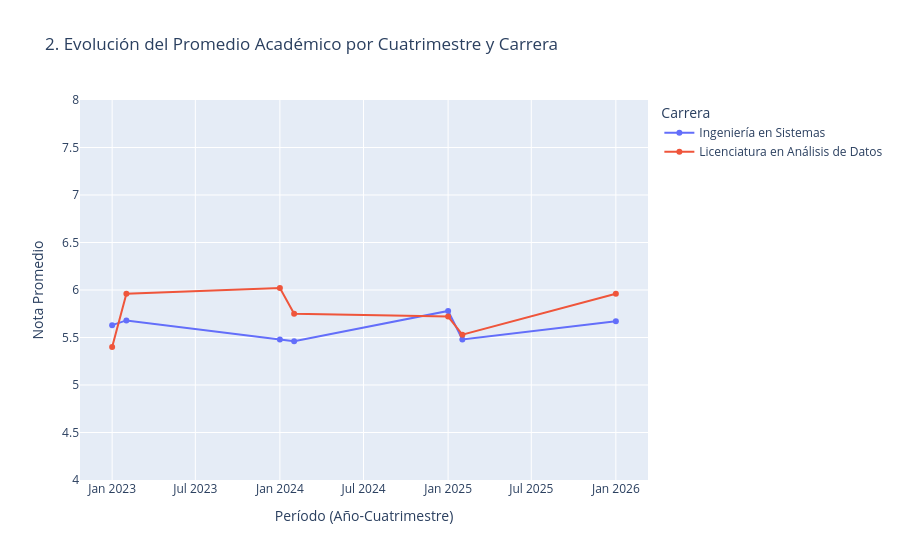

Notebook code cell kept with this figure:
### Markdown cell above
Gráfico 2 — Líneas de Evolución del Promedio por Cuatrimestre

### Code cell
df_linea = (
    df_evolucion.groupby(["periodo_inscripcion", "nombre_carrera"], as_index=False)
    .agg(promedio_cuatrimestral=("promedio_cuatrimestral", "mean"))
    .sort_values("periodo_inscripcion")
)
df_linea["promedio_cuatrimestral"] = df_linea["promedio_cuatrimestral"].round(2)

fig2 = px.line(
    df_linea,
    x="periodo_inscripcion",
    y="promedio_cuatrimestral",
    color="nombre_carrera",
    markers=True,
    title="2. Evolución del Promedio Académico por Cuatrimestre y Carrera",
    labels={"periodo_inscripcion": "Período (Año-Cuatrimestre)", "promedio_cuatrimestral": "Nota Promedio", "nombre_carrera": "Carrera"}
)
fig2.update_yaxes(range=[4, 8])
fig2.show()

### Figure 1 — Plotly figure (JSON) as saved in the notebook; plotly's stock layout.template omitted (floating-point values rounded to 4 significant figures)
{"data": [{"hovertemplate": "Carrera=Ingeniería en Sistemas<br>Período (Año-Cuatrimestre)=%{x}<br>Nota Promedio=%{y}<extra></extra>", "legendgroup": "Ingeniería en Sistemas", "line": {"color": "#636efa", "dash": "solid"}, "marker": {"symbol": "circle"}, "mode": "lines+markers", "name": "Ingeniería en Sistemas", "orientation": "v", "showlegend": true, "type": "scatter", "x": ["2023-1", "2023-2", "2024-1", "2024-2", "2025-1", "2025-2", "2026-1"], "xaxis": "x", "y": [5.63, 5.68, 5.48, 5.46, 5.78, 5.48, 5.67], "yaxis": "y"}, {"hovertemplate": "Carrera=Licenciatura en Análisis de Datos<br>Período (Año-Cuatrimestre)=%{x}<br>Nota Promedio=%{y}<extra></extra>", "legendgroup": "Licenciatura en Análisis de Datos", "line": {"color": "#EF553B", "dash": "solid"}, "marker": {"symbol": "circle"}, "mode": "lines+markers", "name": "Licenciatura en Análisis de Datos", "orientation": "v", "showlegend": true, "type": "scatter", "x": ["2023-1", "2023-2", "2024-1", "2024-2", "2025-1", "2025-2", "2026-1"], "xaxis": "x", "y": [5.4, 5.96, 6.02, 5.75, 5.72, 5.53, 5.96], "yaxis": "y"}], "layout": {"legend": {"title": {"text": "Carrera"}, "tracegroupgap": 0}, "title": {"text": "2. Evolución del Promedio Académico por Cuatrimestre y Carrera"}, "xaxis": {"anchor": "y", "domain": [0, 1], "title": {"text": "Período (Año-Cuatrimestre)"}}, "yaxis": {"anchor": "x", "domain": [0, 1], "range": [4, 8], "title": {"text": "Nota Promedio"}}}}
